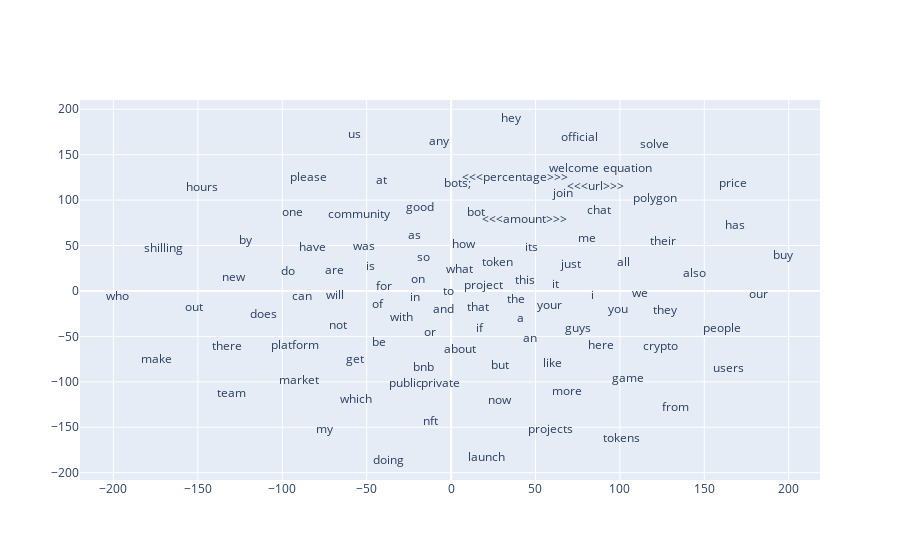

This figure's notebook cell:
### Code cell
from sklearn.decomposition import IncrementalPCA    # inital reduction
from sklearn.manifold import TSNE                   # final reduction
import numpy as np                                  # array handling


def reduce_dimensions(model):
    num_dimensions = 2  # final num dimensions (2D, 3D, etc)

    # extract the words & their vectors, as numpy arrays
    vectors = np.asarray(model.wv.vectors[:100])
    labels = np.asarray(model.wv.index_to_key[:100])  # fixed-width numpy strings

    # reduce using t-SNE
    tsne = TSNE(n_components=num_dimensions, random_state=0)
    vectors = tsne.fit_transform(vectors)

    x_vals = [v[0] for v in vectors]
    y_vals = [v[1] for v in vectors]
    return x_vals, y_vals, labels


x_vals, y_vals, labels = reduce_dimensions(model)

def plot_with_plotly(x_vals, y_vals, labels, plot_in_notebook=True):
    from plotly.offline import init_notebook_mode, iplot, plot
    import plotly.graph_objs as go

    trace = go.Scatter(x=x_vals, y=y_vals, mode='text', text=labels)
    data = [trace]

    if plot_in_notebook:
        init_notebook_mode(connected=True)
        iplot(data, filename='word-embedding-plot')
    else:
        plot(data, filename='word-embedding-plot.html')


def plot_with_matplotlib(x_vals, y_vals, labels):
    import matplotlib.pyplot as plt
    import random

    random.seed(0)

    plt.figure(figsize=(12, 12))
    plt.scatter(x_vals, y_vals)

    #
    # Label randomly subsampled 25 data points
    #
    indices = list(range(len(labels)))
    selected_indices = random.sample(indices, 25)
    for i in selected_indices:
        plt.annotate(labels[i], (x_vals[i], y_vals[i]))

try:
    get_ipython()
except Exception:
    plot_function = plot_with_matplotlib
else:
    plot_function = plot_with_plotly

plot_function(x_vals, y_vals, labels)

### Figure 1 — Plotly figure (JSON) as saved in the notebook; plotly's stock layout.template omitted (floating-point values rounded to 4 significant figures)
{"data": [{"mode": "text", "text": ["the", "to", "and", "you", "is", "of", "a", "in", "are", "for", "your", "on", "i", "bot", "will", "it", "bnb", "can", "<<<url>>>", "that", "how", "be", "this", "what", "have", "with", "private", "we", "there", "project", "not", "public", "<<<percentage>>>", "token", "about", "do", "welcome", "chat", "their", "users", "new", "by", "as", "community", "so", "market", "join", "or", "its", "shilling", "more", "from", "bots;", "any", "all", "team", "our", "they", "now", "at", "who", "nft", "make", "but", "<<<amount>>>", "us", "if", "solve", "doing", "here", "one", "was", "good", "get", "equation", "launch", "has", "people", "just", "platform", "crypto", "game", "me", "official", "tokens", "out", "buy", "polygon", "hey", "an", "price", "my", "also", "hours", "please", "projects", "like", "does", "guys", "which"], "type": "scatter", "x": [38.73, -1.491, -4.261, 98.9, -47.58, -43.5, 40.84, -21.23, -69.17, -39.53, 58.58, -19.86, 84.02, 14.67, -68.58, 61.71, -16.37, -88.38, 85.67, 16.15, 7.372, -42.67, 44.07, 5.102, -82.05, -29.14, -6.394, 111.8, -132.5, 19.35, -67.02, -27.29, 37.85, 27.76, 5.383, -96.83, 72.87, 87.9, 125.4, 164.3, -128.8, -121.7, -21.73, -54.55, -16.11, -90.12, 66.32, -12.35, 47.86, -170.3, 68.46, 132.7, 3.923, -7.363, 102.3, -130.1, 182.0, 126.6, 28.94, -41.38, -197.9, -12.1, -174.7, 29.21, 43.69, -57.1, 16.71, 120.6, -36.84, 88.57, -93.74, -51.46, -18.28, -56.69, 104.5, 21.05, 168.0, 160.5, 71.09, -92.22, 124.3, 105.1, 80.51, 76.27, 100.9, -152.1, 196.6, 121.0, 35.31, 46.65, 167.0, -74.88, 144.0, -147.5, -84.63, 58.95, 59.97, -111.4, 74.92, -56.05], "y": [-9.659, -1.525, -20.58, -20.44, 25.91, -14.99, -30.33, -7.543, 21.65, 4.831, -16.99, 12.41, -5.55, 85.37, -5.927, 6.355, -84.43, -6.458, 113.9, -18.25, 50.22, -56.74, 11.47, 23.48, 47.77, -29.68, -102.7, -3.53, -61.48, 5.836, -39.0, -102.7, 124.8, 31.14, -65.27, 20.63, 134.6, 88.46, 53.66, -85.84, 14.04, 55.18, 60.06, 83.05, 36.23, -99.0, 106.4, -46.29, 47.2, 45.77, -111.5, -128.5, 118.1, 164.2, 30.99, -113.0, -4.177, -21.89, -121.6, 121.1, -6.154, -144.6, -75.61, -82.3, 78.09, 171.6, -42.2, 160.2, -187.1, -60.43, 85.73, 48.5, 91.34, -76.42, 134.6, -183.9, 70.98, -41.9, 28.83, -60.95, -61.43, -96.54, 57.08, 168.8, -163.0, -19.12, 38.06, 100.8, 189.2, -52.69, 118.2, -152.5, 18.79, 113.4, 124.7, -152.8, -80.21, -25.9, -42.32, -120.3]}], "layout": {"autosize": true, "xaxis": {"autorange": true, "range": [-219.8, 218.5], "type": "linear"}, "yaxis": {"autorange": true, "range": [-208.0, 210.1], "type": "linear"}}}
